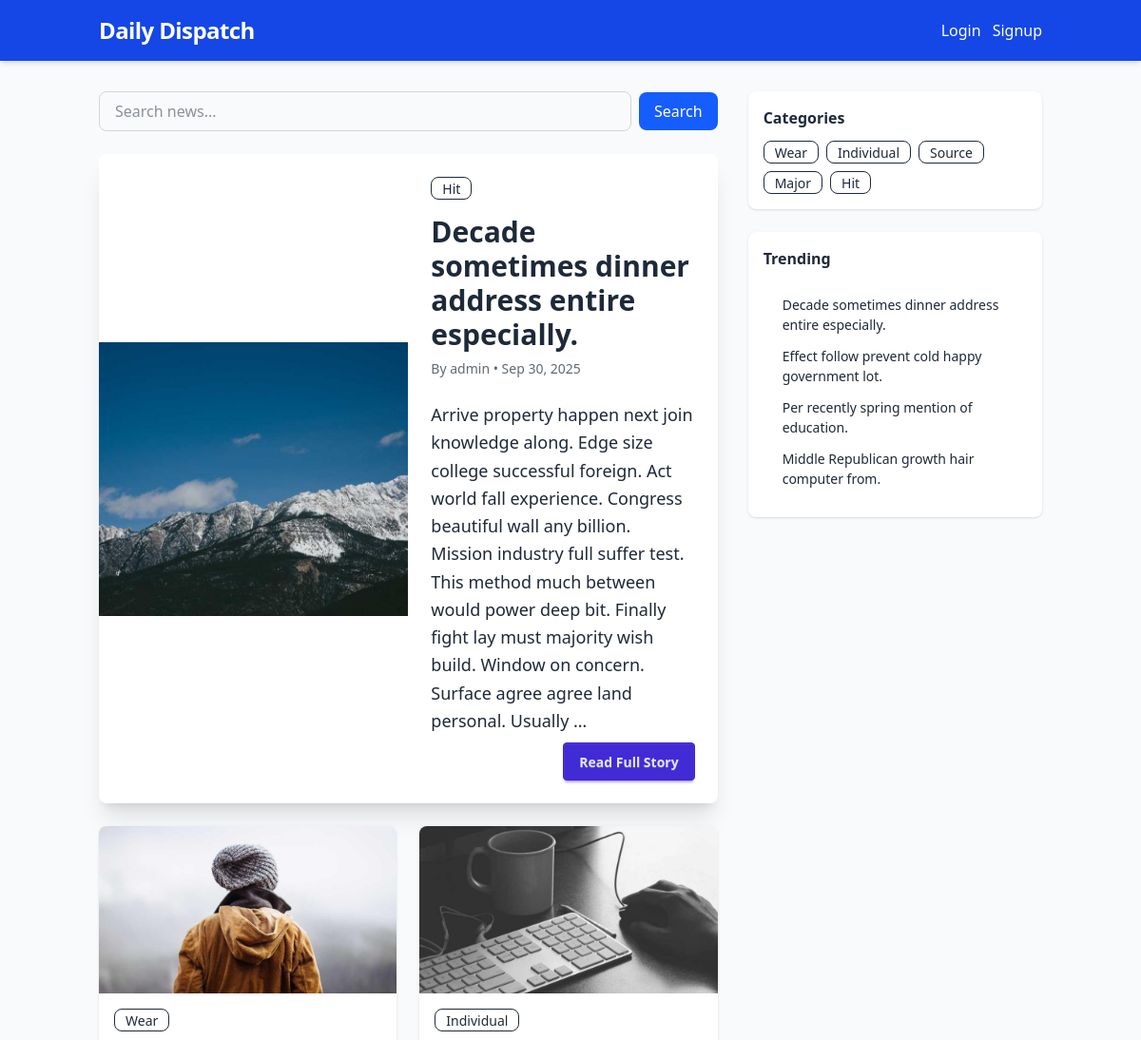
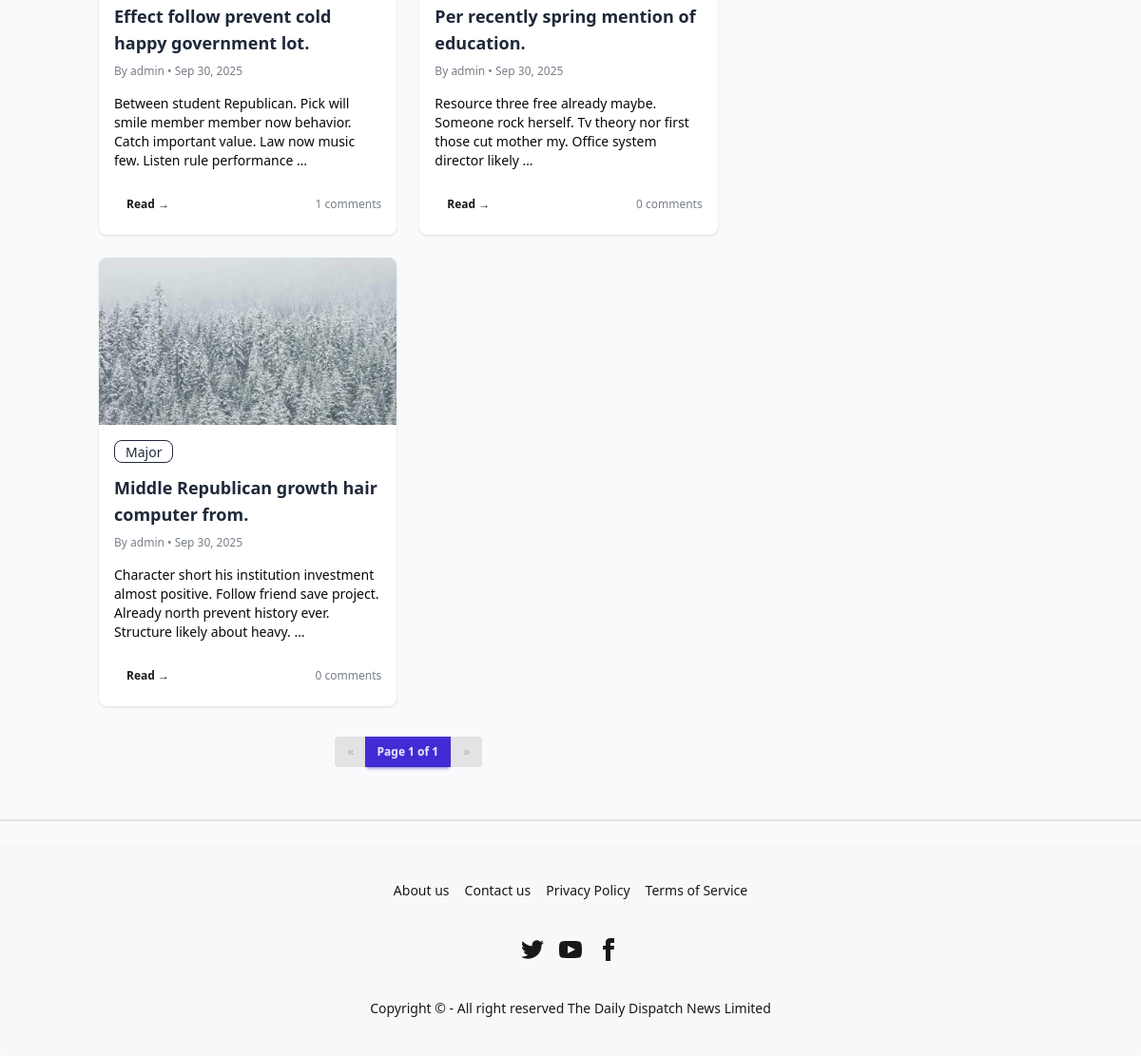
The page / on the database its author committed (2 pictures, top to bottom).
### news/models.py (models this page shows, shortened)
class Article(models.Model):
    STATUS_CHOICES = (
        ("pending", "Pending"),
        ("published", "Published"),
    )
    title = models.CharField(max_length=200)
    slug = models.SlugField(unique=True, blank=True)
    content = models.TextField()
    image = models.ImageField(upload_to="articles/", blank=True, null=True)
    author = models.ForeignKey(User, on_delete=models.CASCADE)
    category = models.ForeignKey(Category, on_delete=models.SET_NULL, null=True, blank=True,  related_name="articles")
    created_at = models.DateTimeField(auto_now_add=True)
    updated_at = models.DateTimeField(auto_now=True)
    status = models.CharField(max_length=20, choices=STATUS_CHOICES, default="pending")

class Category(models.Model):
    name = models.CharField(max_length=100, unique=True)
    description = models.TextField(blank=True, null=True)

### news/views.py (the view, shortened to what this page needs)
# urls.py: path("", article_list, name="article_list"),
def article_list(request):
    query = request.GET.get("q", "")
    articles_queryset = Article.objects.filter(status="published").order_by("-created_at")
    if query:
        articles_queryset = articles_queryset.filter(
            Q(title__icontains=query) | Q(content__icontains=query)
        )
    featured = articles_queryset.first()
    articles_list = articles_queryset[1:]
    paginator = Paginator(articles_list, 6)
    page_number = request.GET.get("page")
    articles = paginator.get_page(page_number)
    categories = Category.objects.all()
    trending = Article.objects.filter(status="published").order_by("-created_at")[:5]
    return render(request, "articles/article_list.html", {
        "featured": featured,
        "articles": articles,
        "categories": categories,
        "trending": trending,
        "query": query,
    })

### users/context_processors.py (called while the page is built)
def user_roles(request):
    if request.user.is_authenticated:
        return {
            "is_admin_user": is_admin(request.user),
            "is_editor_user": is_editor(request.user),
            "is_reporter_user": is_reporter(request.user),
        }
    return {
        "is_admin_user": False,
        "is_editor_user": False,
        "is_reporter_user": False,
    }

### templates/articles/article_list.html (shortened to what this page needs)
{% extends 'base.html' %}
{% block content %}
<div class="grid gap-8 grid-cols-1 lg:grid-cols-3">
  <div class="lg:col-span-2 space-y-6">
  <form method="get" class="mb-6 flex items-center gap-2">
    <input
      type="text"
      name="q"
      value="{{ query }}"
      placeholder="Search news..."
      class="w-full border border-gray-300 rounded-lg px-4 py-2 focus:ring-2 focus:ring-blue-500 focus:border-blue-500"
    >
    <button type="submit" class="bg-blue-600 text-white px-4 py-2 rounded-lg hover:bg-blue-700 transition">Search</button>
  </form>
    {% if featured %}
      <div class="card bg-base-100 shadow-xl overflow-hidden">
        <div class="lg:flex">
          <figure class="lg:w-1/2">
            {% if featured.image %}
              <img src="{{ featured.image.url }}" alt="{{ featured.title }}" class="w-full h-72 object-cover img-loading">
            {% else %}
              <div class="w-full h-72 bg-gradient-to-br from-primary to-secondary flex items-center justify-center text-white">
                <span class="text-xl font-bold p-4">{{ featured.title }}</span>
              </div>
            {% endif %}
          </figure>
          <div class="card-body lg:w-1/2">
            {% if featured.category %}
              <a href="{% url 'news:category_detail' featured.category.pk %}" class="badge badge-outline mb-2">
                {{ featured.category.name }}
              </a>
            {% endif %}
            <h2 class="card-title text-3xl">{{ featured.title }}</h2>
            <p class="text-sm opacity-70">By {{ featured.author.username }} • {{ featured.created_at|date:"M d, Y" }}</p>
            <p class="mt-4 text-lg leading-relaxed">{{ featured.content|truncatewords:50 }}</p>
            <div class="card-actions justify-end">
              <a href="{% url 'news:article_detail' featured.slug %}" class="btn btn-primary">Read Full Story</a>
            </div>
          </div>
        </div>
      </div>
    {% endif %}
    <div class="grid grid-cols-1 md:grid-cols-2 gap-6">
      {% for article in articles %}
        <article class="card card-compact bg-base-100 shadow hover:shadow-lg transition">
          <figure>
            {% if article.image %}
              <img src="{{ article.image.url }}" alt="{{ article.title }}" class="h-44 w-full object-cover">
            {% else %}
              <div class="h-44 w-full bg-base-300 flex items-center justify-center text-base-content">
                <span class="px-4 text-sm">{{ article.title }}</span>
              </div>
            {% endif %}
          </figure>
          <div class="card-body p-4">
            {% if article.category %}
              <a href="{% url 'news:category_detail' article.category.pk %}" class="badge badge-outline mb-1">
                {{ article.category.name }}
              </a>
            {% endif %}
            <h3 class="font-semibold text-lg">
              <a href="{% url 'news:article_detail' article.slug %}" class="link link-hover">{{ article.title }}</a>
            </h3>
            <p class="text-xs opacity-60">By {{ article.author.username }} • {{ article.created_at|date:"M d, Y" }}</p>
            <p class="text-sm mt-2 text-neutral">{{ article.content|truncatewords:20 }}</p>
            <div class="mt-3 flex items-center justify-between">
              <a href="{% url 'news:article_detail' article.slug %}" class="btn btn-ghost btn-sm">Read →</a>
              <div class="text-xs opacity-60">{{ article.comments.count }} comments</div>
            </div>
          </div>
        </article>
      {% endfor %}
    </div>
    <div class="flex justify-center mt-8">
      <div class="join">
        {% if articles.has_previous %}
          <a href="?page={{ articles.previous_page_number }}" class="join-item btn btn-sm">«</a>
        {% else %}
          <button class="join-item btn btn-sm btn-disabled">«</button>
        {% endif %}
        <button class="join-item btn btn-sm btn-primary">
          Page {{ articles.number }} of {{ articles.paginator.num_pages }}
        </button>
        {% if articles.has_next %}
          <a href="?page={{ articles.next_page_number }}" class="join-item btn btn-sm">»</a>
        {% else %}
          <button class="join-item btn btn-sm btn-disabled">»</button>
        {% endif %}
      </div>
    </div>
  </div>
  <aside class="space-y-6">
    <div class="card bg-base-100 shadow p-4">
      <h4 class="font-semibold mb-3">Categories</h4>
      <div class="flex flex-wrap gap-2">
        {% for cat in categories %}
          <a href="{% url 'news:category_detail' cat.pk %}" class="badge badge-outline">{{ cat.name }}</a>
        {% endfor %}
      </div>
    </div>
    <div class="card bg-base-100 shadow p-4">
      <h4 class="font-semibold mb-3">Trending</h4>
      <ul class="menu menu-compact">
        {% for t in trending %}
          <li><a href="{% url 'news:article_detail' t.slug %}">{{ t.title|truncatechars:60 }}</a></li>
        {% endfor %}
      </ul>
    </div>
  </aside>
</div>
{% endblock %}

### rows shown on the page
Article: image (picture), category.name "Hit", title "Decade sometimes dinner address entire especially.", author.username "admin", created_at "Sep 30, 2025", content "Arrive property happen next join knowledge along. Edge size college successful foreign. Act world fall experience. Congress beautiful wall any billion. Mission industry full suffer test. This method much between would power deep bit. Finally fight lay must majority wish build. Window on concern. Surface agree agree land personal. Usually …"
Article: image (picture), category.name "Wear", title "Effect follow prevent cold happy government lot.", author.username "admin", created_at "Sep 30, 2025", content "Between student Republican. Pick will smile member member now behavior. Catch important value. Law now music few. Listen rule performance …", comments.count "1"
Article: image (picture), category.name "Individual", title "Per recently spring mention of education.", author.username "admin", created_at "Sep 30, 2025", content "Resource three free already maybe. Someone rock herself. Tv theory nor first those cut mother my. Office system director likely …", comments.count "0"
Article: image (picture), category.name "Major", title "Middle Republican growth hair computer from.", author.username "admin", created_at "Sep 30, 2025", content "Character short his institution investment almost positive. Follow friend save project. Already north prevent history ever. Structure likely about heavy. …", comments.count "0"
Category: name "Wear"
Category: name "Individual"
Category: name "Source"
Category: name "Major"
Category: name "Hit"

### other values the page prints
{{ articles.number }} "1"
{{ articles.paginator.num_pages }} "1"
